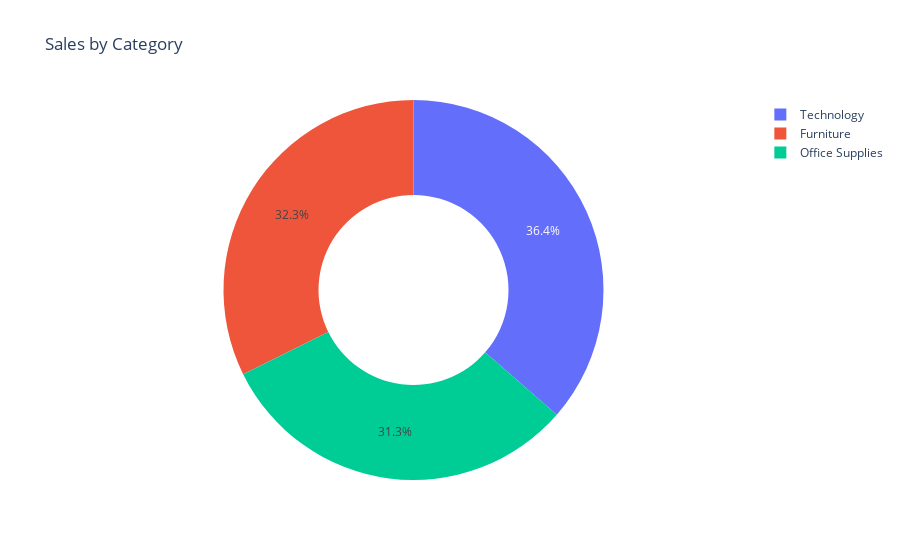

Write notebook code for a chart like this one.
### Code cell
graph=px.pie(sales_by_category ,names='Category',values='Sales', hole=0.5,title='Sales by Category')
graph.show()

### Figure 1 — Plotly figure (JSON) as saved in the notebook; plotly's stock layout.template omitted (floating-point values rounded to 4 significant figures)
{"data": [{"domain": {"x": [0, 1], "y": [0, 1]}, "hole": 0.5, "hovertemplate": "Category=%{label}<br>Sales=%{value}<extra></extra>", "labels": ["Furniture", "Office Supplies", "Technology"], "legendgroup": "", "name": "", "showlegend": true, "type": "pie", "values": [742000.0, 719000.0, 836200.0]}], "layout": {"legend": {"tracegroupgap": 0}, "title": {"text": "Sales by Category"}}}
